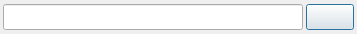
<?xml version="1.0" encoding="UTF-8"?>
<ui version="4.0">
 <class>FolderDialog</class>
 <widget class="QDialog" name="FolderDialog">
  <property name="geometry">
   <rect>
    <x>0</x>
    <y>0</y>
    <width>357</width>
    <height>34</height>
   </rect>
  </property>
  <property name="font">
   <font>
    <pointsize>11</pointsize>
   </font>
  </property>
  <property name="windowTitle">
   <string>Dialog</string>
  </property>
  <layout class="QHBoxLayout" name="horizontalLayout">
   <property name="spacing">
    <number>3</number>
   </property>
   <property name="leftMargin">
    <number>3</number>
   </property>
   <property name="topMargin">
    <number>3</number>
   </property>
   <property name="rightMargin">
    <number>3</number>
   </property>
   <property name="bottomMargin">
    <number>3</number>
   </property>
   <item>
    <widget class="QLineEdit" name="edtName">
     <property name="font">
      <font>
       <pointsize>11</pointsize>
      </font>
     </property>
    </widget>
   </item>
   <item>
    <widget class="QPushButton" name="btnOK">
     <property name="font">
      <font>
       <pointsize>11</pointsize>
      </font>
     </property>
     <property name="text">
      <string/>
     </property>
     <property name="icon">
      <iconset>
       <normaloff>../../../sitesOrganizer/src/dialog/bin/images/ok.png</normaloff>
       <normalon>:/images/ok.png</normalon>../../../sitesOrganizer/src/dialog/bin/images/ok.png</iconset>
     </property>
     <property name="iconSize">
      <size>
       <width>20</width>
       <height>20</height>
      </size>
     </property>
    </widget>
   </item>
  </layout>
 </widget>
 <resources/>
 <connections/>
</ui>
